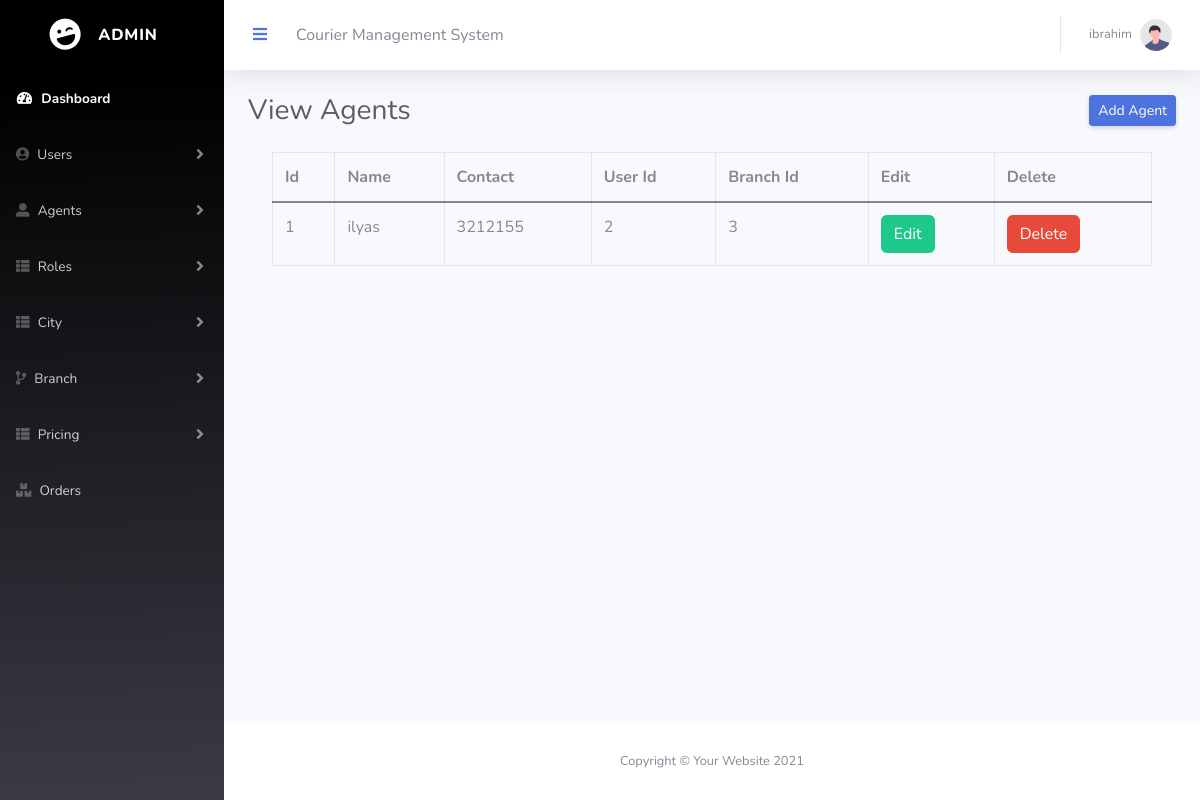
Screenshot of /Eproject/admin/agentlist.php (signed in) with the database file from the repository.
### tables this page shows
CREATE TABLE `tbl_agent` (
  `a_id` int(11) NOT NULL,
  `u_id` int(11) NOT NULL,
  `a_contact` int(11) NOT NULL,
  `b_id` int(11) NOT NULL,
  `status` int(11) NOT NULL,
  `agent_name` varchar(200) NOT NULL
);

### Eproject/admin/agentlist.php (the view, shortened to what this page needs)
<?php
include('connection.php');
$select_q ='SELECT * FROM `tbl_agent` WHERE status=0';
$run_q = mysqli_query($conn, $select_q);
?>
                <?php include('topbar.php')?>
                <div class="container-fluid">
                    <div class="d-sm-flex align-items-center justify-content-between mb-4">
                        <h1 class="h3 mb-0 text-gray-800">View Agents</h1>
                        <a href="agentadd.php" class="d-none d-sm-inline-block btn btn-sm btn-primary shadow-sm"> Add Agent</a>
                    </div>
<div class="container">
<table class="table table-bordered">
  <thead>
    <tr>
      <th>Id</th>
      <th>Name</th>
      <th>Contact</th>
      <th>User Id</th>
      <th>Branch Id</th>
      <th>Edit</th>
      <th>Delete</th>
    </tr>
  </thead>
  <tbody>
    <?php while($row = mysqli_fetch_array($run_q)){?>
    <tr>
    <td><?php echo $row['a_id'];?></td>
      <td><?php echo $row['agent_name'];?></td>
      <td><?php echo $row['a_contact'];?></td>
      <td><?php echo $row['u_id'];?></td>
      <td><?php echo $row['b_id'];?></td>
      <td><a href="editagent.php?id=<?php echo $row['a_id'];?>" class="btn btn-success">Edit</a></td>
      <td><a href="deleteagent.php?id=<?php echo $row['a_id'];?>" class="btn btn-danger">Delete</a></td>
    </tr>
  <?php } ?>
  </tbody>
</table>
</div>
                </div>
            </div>
       <?php include('footer.php')?>

### rows the page displays
tbl_agent: a_id "1", agent_name "ilyas", a_contact "3212155", u "2", b "3"

### other values shown
$_SESSION['user_name'] "ibrahim"
